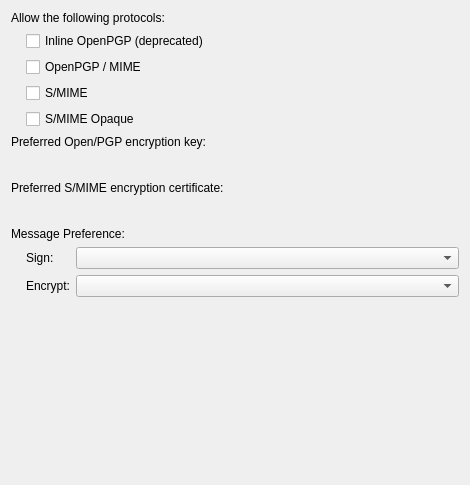
<?xml version="1.0" encoding="UTF-8"?>
<ui version="4.0">
 <class>EditorCrypto</class>
 <widget class="QWidget" name="EditorCrypto">
  <property name="geometry">
   <rect>
    <x>0</x>
    <y>0</y>
    <width>470</width>
    <height>485</height>
   </rect>
  </property>
  <property name="windowTitle">
   <string>Form</string>
  </property>
  <layout class="QVBoxLayout" name="verticalLayout">
   <item>
    <widget class="QLabel" name="label">
     <property name="text">
      <string>Allow the following protocols:</string>
     </property>
    </widget>
   </item>
   <item>
    <layout class="QHBoxLayout" name="horizontalLayout">
     <item>
      <spacer name="horizontalSpacer">
       <property name="orientation">
        <enum>Qt::Horizontal</enum>
       </property>
       <property name="sizeType">
        <enum>QSizePolicy::Fixed</enum>
       </property>
       <property name="sizeHint" stdset="0">
        <size>
         <width>15</width>
         <height>20</height>
        </size>
       </property>
      </spacer>
     </item>
     <item>
      <widget class="QCheckBox" name="inlineOpenPGPCheckBox">
       <property name="text">
        <string>Inline OpenPGP (deprecated)</string>
       </property>
      </widget>
     </item>
    </layout>
   </item>
   <item>
    <layout class="QHBoxLayout" name="horizontalLayout_2">
     <item>
      <spacer name="horizontalSpacer_2">
       <property name="orientation">
        <enum>Qt::Horizontal</enum>
       </property>
       <property name="sizeType">
        <enum>QSizePolicy::Fixed</enum>
       </property>
       <property name="sizeHint" stdset="0">
        <size>
         <width>15</width>
         <height>20</height>
        </size>
       </property>
      </spacer>
     </item>
     <item>
      <widget class="QCheckBox" name="openPGPCheckBox">
       <property name="text">
        <string>OpenPGP / MIME</string>
       </property>
      </widget>
     </item>
    </layout>
   </item>
   <item>
    <layout class="QHBoxLayout" name="horizontalLayout_3">
     <item>
      <spacer name="horizontalSpacer_4">
       <property name="orientation">
        <enum>Qt::Horizontal</enum>
       </property>
       <property name="sizeType">
        <enum>QSizePolicy::Fixed</enum>
       </property>
       <property name="sizeHint" stdset="0">
        <size>
         <width>15</width>
         <height>20</height>
        </size>
       </property>
      </spacer>
     </item>
     <item>
      <widget class="QCheckBox" name="smimeCheckBox">
       <property name="text">
        <string>S/MIME</string>
       </property>
      </widget>
     </item>
    </layout>
   </item>
   <item>
    <layout class="QHBoxLayout" name="horizontalLayout_4">
     <item>
      <spacer name="horizontalSpacer_3">
       <property name="orientation">
        <enum>Qt::Horizontal</enum>
       </property>
       <property name="sizeType">
        <enum>QSizePolicy::Fixed</enum>
       </property>
       <property name="sizeHint" stdset="0">
        <size>
         <width>15</width>
         <height>20</height>
        </size>
       </property>
      </spacer>
     </item>
     <item>
      <widget class="QCheckBox" name="smimeOpaqueCheckBox">
       <property name="text">
        <string>S/MIME Opaque</string>
       </property>
      </widget>
     </item>
    </layout>
   </item>
   <item>
    <widget class="QLabel" name="label_2">
     <property name="text">
      <string>Preferred Open/PGP encryption key:</string>
     </property>
    </widget>
   </item>
   <item>
    <layout class="QHBoxLayout" name="horizontalLayout_5">
     <item>
      <spacer name="horizontalSpacer_5">
       <property name="orientation">
        <enum>Qt::Horizontal</enum>
       </property>
       <property name="sizeType">
        <enum>QSizePolicy::Fixed</enum>
       </property>
       <property name="sizeHint" stdset="0">
        <size>
         <width>15</width>
         <height>20</height>
        </size>
       </property>
      </spacer>
     </item>
     <item>
      <widget class="Kleo::EncryptionKeyRequester" name="openPGPKeyRequester" native="true"/>
     </item>
    </layout>
   </item>
   <item>
    <widget class="QLabel" name="label_3">
     <property name="text">
      <string>Preferred S/MIME encryption certificate:</string>
     </property>
    </widget>
   </item>
   <item>
    <layout class="QHBoxLayout" name="horizontalLayout_6">
     <item>
      <spacer name="horizontalSpacer_6">
       <property name="orientation">
        <enum>Qt::Horizontal</enum>
       </property>
       <property name="sizeType">
        <enum>QSizePolicy::Fixed</enum>
       </property>
       <property name="sizeHint" stdset="0">
        <size>
         <width>15</width>
         <height>20</height>
        </size>
       </property>
      </spacer>
     </item>
     <item>
      <widget class="Kleo::EncryptionKeyRequester" name="smimeCertificateRequester" native="true"/>
     </item>
    </layout>
   </item>
   <item>
    <widget class="QLabel" name="label_4">
     <property name="text">
      <string>Message Preference:</string>
     </property>
    </widget>
   </item>
   <item>
    <layout class="QHBoxLayout" name="horizontalLayout_7">
     <item>
      <spacer name="horizontalSpacer_7">
       <property name="orientation">
        <enum>Qt::Horizontal</enum>
       </property>
       <property name="sizeType">
        <enum>QSizePolicy::Fixed</enum>
       </property>
       <property name="sizeHint" stdset="0">
        <size>
         <width>15</width>
         <height>20</height>
        </size>
       </property>
      </spacer>
     </item>
     <item>
      <layout class="QGridLayout" name="gridLayout" columnstretch="0,1">
       <item row="0" column="1">
        <widget class="KComboBox" name="signComboBox"/>
       </item>
       <item row="1" column="0">
        <widget class="QLabel" name="encryptLabel">
         <property name="text">
          <string>Encrypt:</string>
         </property>
        </widget>
       </item>
       <item row="1" column="1">
        <widget class="KComboBox" name="encryptComboBox"/>
       </item>
       <item row="0" column="0">
        <widget class="QLabel" name="signLabel">
         <property name="text">
          <string>Sign:</string>
         </property>
        </widget>
       </item>
      </layout>
     </item>
    </layout>
   </item>
   <item>
    <spacer name="verticalSpacer">
     <property name="orientation">
      <enum>Qt::Vertical</enum>
     </property>
     <property name="sizeHint" stdset="0">
      <size>
       <width>20</width>
       <height>168</height>
      </size>
     </property>
    </spacer>
   </item>
  </layout>
 </widget>
 <customwidgets>
  <customwidget>
   <class>KComboBox</class>
   <extends>QComboBox</extends>
   <header>kcombobox.h</header>
  </customwidget>
  <customwidget>
   <class>Kleo::EncryptionKeyRequester</class>
   <extends>QWidget</extends>
   <header>libkleo/ui/keyrequester.h</header>
   <container>1</container>
  </customwidget>
 </customwidgets>
 <resources/>
 <connections/>
</ui>
